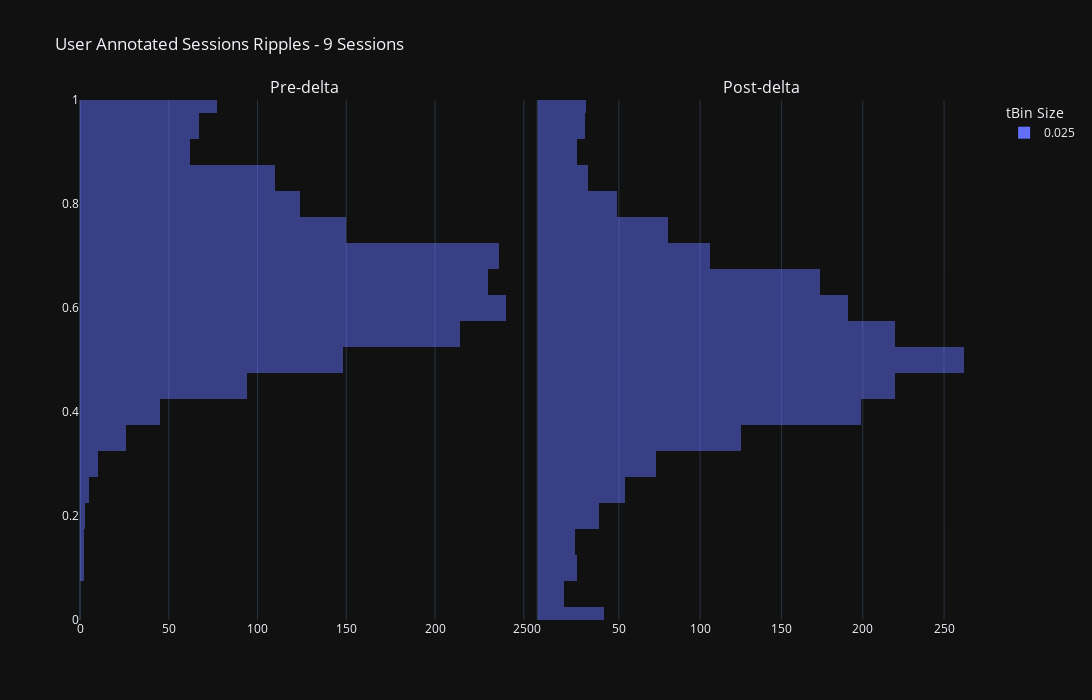

The code cell stored with this chart in its notebook:
### Code cell
concatenated_ripple_df = deepcopy(all_sessions_user_annotated_ripple_df).infer_objects()
ripple_title_prefix = "User Annotated Sessions Ripples"

# concatenated_ripple_df = deepcopy(user_approved_ripple_df)
# ripple_title_prefix = "User Selected Ripples Only"

# concatenated_ripple_df = deepcopy(user_rejected_ripple_df)
# ripple_title_prefix = "User Rejected Ripples Only"

# concatenated_ripple_df = deepcopy(df)


# Create a bubble chart for ripples
enabled_time_bin_sizes = None
ripple_num_unique_sessions: int = concatenated_ripple_df.session_name.nunique(dropna=True) # number of unique sessions, ignoring the NA entries
ripple_num_unique_time_bins: int = concatenated_ripple_df.time_bin_size.nunique(dropna=True)
ripple_title_string_suffix: str = f'{ripple_num_unique_sessions} Sessions'
ripple_title: str = f"{ripple_title_prefix} - {ripple_title_string_suffix}"
fig_ripples = _helper_build_figure(data_results_df=concatenated_ripple_df, histogram_bins=25, earliest_delta_aligned_t_start=earliest_delta_aligned_t_start, latest_delta_aligned_t_end=latest_delta_aligned_t_end, enabled_time_bin_sizes=enabled_time_bin_sizes, main_plot_mode='default', title=ripple_title)
fig_ripples.show()
# fig_to_clipboard(fig_ripples)

### Figure 1 — Plotly figure (JSON) as saved in the notebook; plotly's stock layout.template omitted (floating-point values rounded to 4 significant figures; data arrays with more than 128 entries replaced by an {"elided": "..."} marker saying what was removed)
{"data": [{"alignmentgroup": "True", "bingroup": "y", "hovertemplate": "time_bin_size=0.025<br>count=%{x}<br>P_Long=%{y}<extra></extra>", "legendgroup": "0.025", "marker": {"color": "#636efa", "opacity": 0.5, "pattern": {"shape": ""}}, "name": "0.025", "nbinsy": 25, "offsetgroup": "0.025", "orientation": "h", "showlegend": true, "type": "histogram", "xaxis": "x", "y": {"elided": "1855 float values"}, "yaxis": "y"}, {"alignmentgroup": "True", "bingroup": "y", "hovertemplate": "time_bin_size=0.025<br>count=%{x}<br>P_Long=%{y}<extra></extra>", "legendgroup": "0.025", "marker": {"color": "#636efa", "opacity": 0.5, "pattern": {"shape": ""}}, "name": "0.025", "nbinsy": 25, "offsetgroup": "0.025", "orientation": "h", "showlegend": false, "type": "histogram", "xaxis": "x2", "y": {"elided": "2011 float values"}, "yaxis": "y2"}], "layout": {"annotations": [{"font": {"size": 16}, "showarrow": false, "text": "Pre-delta", "x": 0.2475, "xanchor": "center", "xref": "paper", "y": 1, "yanchor": "bottom", "yref": "paper"}, {"font": {"size": 16}, "showarrow": false, "text": "Post-delta", "x": 0.7525, "xanchor": "center", "xref": "paper", "y": 1, "yanchor": "bottom", "yref": "paper"}], "barmode": "overlay", "height": 700, "legend": {"title": {"text": "tBin Size"}}, "title": {"text": "User Annotated Sessions Ripples - 9 Sessions"}, "width": 2048, "xaxis": {"anchor": "y", "domain": [0, 0.495]}, "xaxis2": {"anchor": "y2", "domain": [0.505, 1]}, "yaxis": {"anchor": "x", "domain": [0, 1], "range": [0, 1]}, "yaxis2": {"anchor": "x2", "domain": [0, 1], "matches": "y", "range": [0, 1], "showticklabels": false}}}
